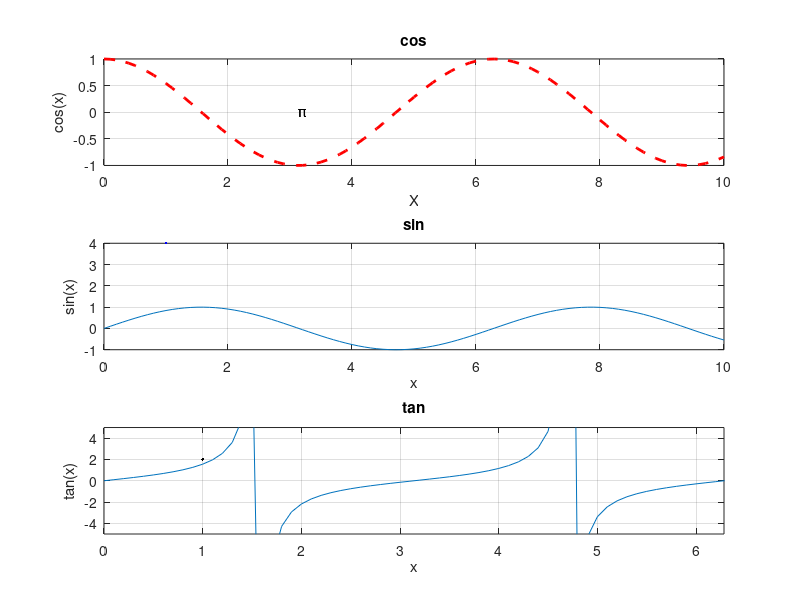

MATLAB code to generate this figure:
x=0:0.1:10;

subplot(3,1,1);
plot(x,cos(x),'r--','LineWidth',2);
title('cos');
xlabel('X');
text(pi, 0, '\pi');
ylabel('cos(x)');
text(pi, 0, '\pi'); 
grid on;


subplot(3,1,2);
plot(x,sin(x),LineWidth=4,Color='blue')
title('sin');
xlabel('x');
ylabel('sin(x)');
grid on;

subplot(3,1,3);
plot(x,tan(x),LineWidth=2,Color='black');
title('tan');
xlabel('x');
ylabel('tan(x)');
grid on;
axis([0 2*pi -5 5]); 
